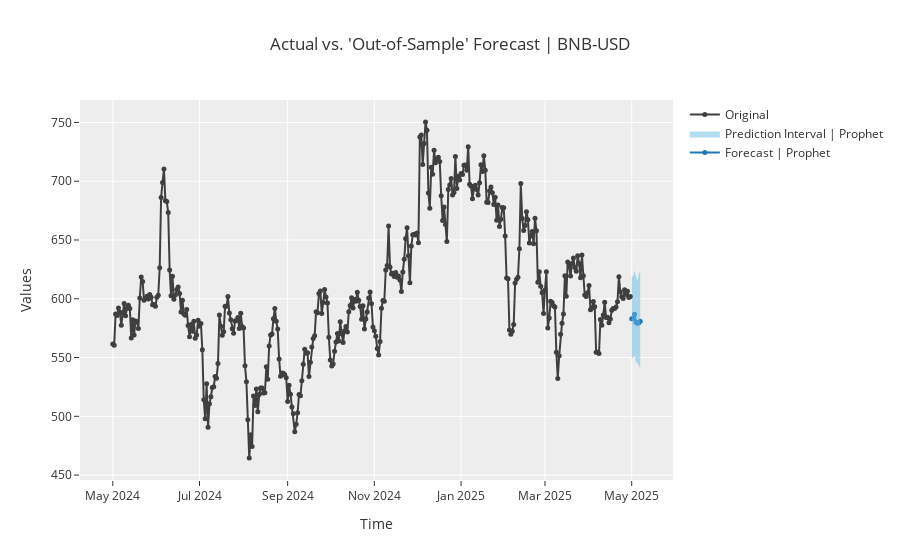

Here is the notebook cell this chart was saved with:
### Code cell
plot_model(bnb_prophet,plot = 'forecast')

### Figure 1 — Plotly figure (JSON) as saved in the notebook; plotly's stock layout.template omitted (floating-point values rounded to 4 significant figures; data arrays with more than 128 entries replaced by an {"elided": "..."} marker saying what was removed)
{"data": [{"line": {"color": "#1f77b4"}, "marker": {"size": 5}, "mode": "lines+markers", "name": "Forecast | Prophet", "showlegend": true, "type": "scatter", "x": ["2025-05-01T00:00:00", "2025-05-02T00:00:00", "2025-05-03T00:00:00", "2025-05-04T00:00:00", "2025-05-05T00:00:00", "2025-05-06T00:00:00", "2025-05-07T00:00:00"], "y": [583.0, 583.2, 586.9, 579.9, 579.2, 579.7, 580.8]}, {"line": {"width": 0}, "marker": {"color": "#68BBE3"}, "mode": "lines", "name": "Lower Interval", "showlegend": false, "type": "scatter", "x": ["2025-05-01T00:00:00", "2025-05-02T00:00:00", "2025-05-03T00:00:00", "2025-05-04T00:00:00", "2025-05-05T00:00:00", "2025-05-06T00:00:00", "2025-05-07T00:00:00"], "y": [550.1, 549.3, 552.2, 545.8, 545.6, 542.6, 540.8]}, {"fill": "tonexty", "fillcolor": "rgba(104,187,227,0.5)", "line": {"width": 0}, "marker": {"color": "#68BBE3"}, "mode": "lines", "name": "Prediction Interval | Prophet", "showlegend": true, "type": "scatter", "x": ["2025-05-01T00:00:00", "2025-05-02T00:00:00", "2025-05-03T00:00:00", "2025-05-04T00:00:00", "2025-05-05T00:00:00", "2025-05-06T00:00:00", "2025-05-07T00:00:00"], "y": [618.3, 619.4, 623.9, 618.6, 615.2, 621.3, 623.5]}, {"marker": {"color": "#3f3f3f", "size": 5}, "mode": "lines+markers", "name": "Original", "showlegend": true, "type": "scatter", "x": {"elided": "365 str values"}, "y": {"elided": "365 float values"}}], "layout": {"showlegend": true, "title": {"text": "Actual vs. 'Out-of-Sample' Forecast | BNB-USD"}, "xaxis": {"title": {"text": "Time"}}, "yaxis": {"title": {"text": "Values"}}}}
